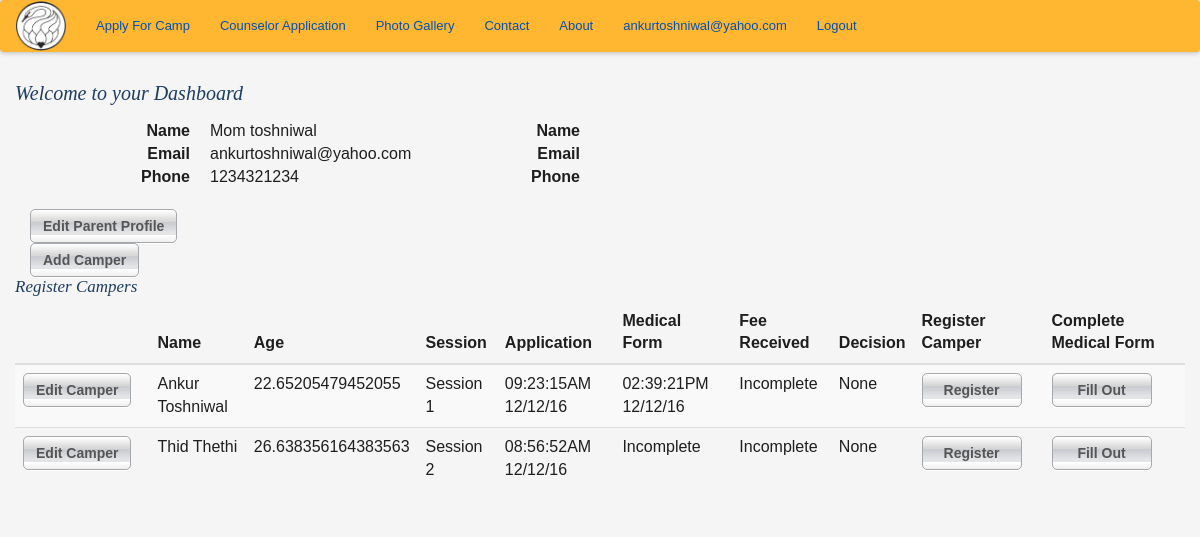
Page /dashboard (signed in) on the earlier database version.
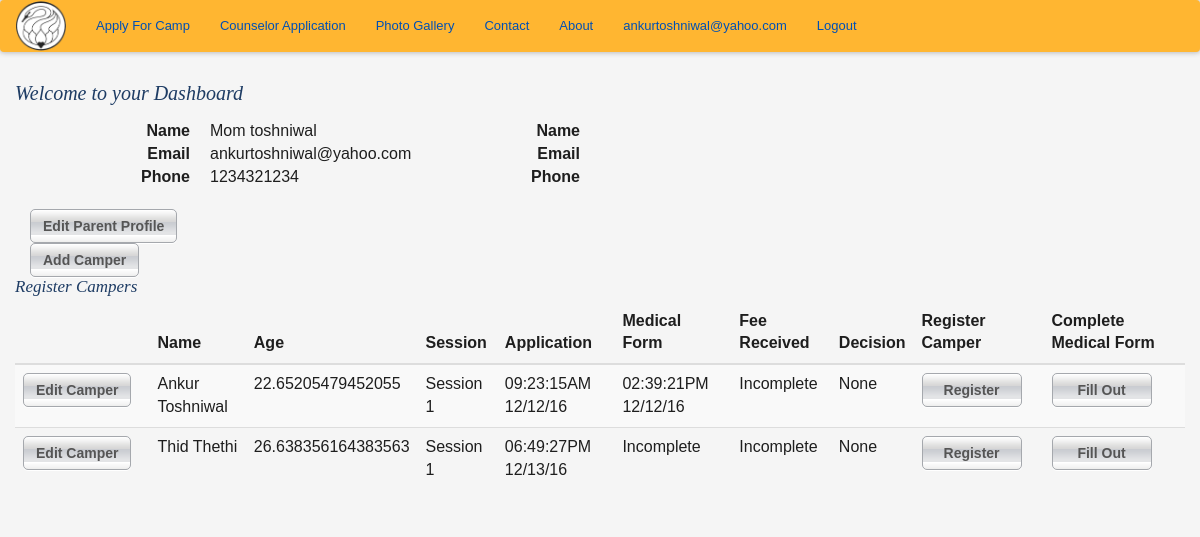
Same page on the later database version.
### app/models.py (models this page shows, shortened)
class User(UserMixin, db.Model):
    __tablename__ = 'user'
    id = db.Column(db.Integer, primary_key=True)
    email = db.Column(db.String(64), unique=True, index=True)
    password_hash = db.Column(db.String(128))
    parents = db.relationship('Parents', backref='user', uselist=False)
    @property
    def password(self):
        raise AttributeError('password is not a readable attribute')

class Parents(db.Model):
    __tablename__ = 'parents'
    id = db.Column(db.Integer, primary_key = True)
    g1fn = db.Column(db.String(64), index = True)
    g1ln = db.Column(db.String(64), index = True)
    g2fn = db.Column(db.String(64), index = True)
    g2ln = db.Column(db.String(64), index = True)
    g1street = db.Column(db.String(64))
    g1city = db.Column(db.String(64))
    g1state = db.Column(db.String(64))
    g1zipcode = db.Column(db.String(64))
    g1country = db.Column(db.String(64))
    g2street = db.Column(db.String(64))
    g2city = db.Column(db.String(64))
    g2state = db.Column(db.String(64))
    g2zipcode = db.Column(db.String(64))
    g2country = db.Column(db.String(64))
    g1phone = db.Column(db.String(64))
    g2phone = db.Column(db.String(64))
    g2email = db.Column(db.String(64))
    user_id = db.Column(db.Integer, db.ForeignKey('user.id'))
    campers = db.relationship('Camper', backref='parents', lazy='dynamic')

class Camper(db.Model):
    __tablename__ = 'camper'
    id = db.Column(db.Integer, primary_key = True)
    fn = db.Column(db.String(64), index=True)
    ln = db.Column(db.String(64), index=True)
    dob = db.Column(db.Date)
    gender = db.Column(db.String(5))
    street = db.Column(db.String(200))
    state = db.Column(db.String(2))
    country = db.Column(db.String(64))
    zipcode = db.Column(db.String(8))
    campercell = db.Column(db.String(64))
    camperemail = db.Column(db.String(64))
    parents_id = db.Column(db.Integer, db.ForeignKey('parents.id'))
    regs = db.relationship('Camper_Registration', backref='camper', lazy='dynamic')
    def find_active_registration(self):
        current_year = str(datetime.now().year)
        regs = Camper_Registration.query.filter_by(camper_id=self.id).join(Camp_Session, Camper_Registration.camp_session_id==Camp_Session.id).filter_by(year=current_year).first()
        return regs
    @property
    def age(self):
        return ((datetime.now().date() - self.dob).days) / 365

class Camper_Registration(db.Model):
    __tablename__ = 'camper_registration'
    id = db.Column(db.Integer, primary_key = True)
    submission_timestamp = db.Column(db.TIMESTAMP)
    payment_received = db.Column(db.TIMESTAMP)
    registration_complete = db.Column(db.Boolean)
    accepted = db.Column(db.Boolean)
    camper_id = db.Column(db.Integer, db.ForeignKey('camper.id'))
    camp_session_id = db.Column(db.Integer, db.ForeignKey('camp_session.id'))
    gradeinfall = db.Column(db.String(2))
    prevcamper = db.Column(db.Boolean)
    cabin_pal_name = db.Column(db.String(64))
    shirtsize = db.Column(db.String(4))
    emgname = db.Column(db.String(255))
    emgrelation = db.Column(db.String(64))
    emgemail = db.Column(db.String(64))
    emgphone = db.Column(db.String(32))
    accept = db.Column(db.Boolean)
    ppsrelease = db.Column(db.Boolean)
    med_form = db.relationship('Medical_Form', backref=backref("camper_registration", uselist=False))
    def get_session(self):
        session = Camp_Session.query.get(self.camp_session_id)
        return "Session {0}".format(session.session)
    @property
    def sub_time(self):
        return self.submission_timestamp.strftime("%I:%M:%S%p %m/%d/%y")

class Medical_Form(db.Model):
    __tablename__ = 'medical_form'
    id = db.Column(db.Integer, primary_key = True)
    allergies = db.Column(db.String(1024))
    dtap = db.Column(db.Date)
    mump = db.Column(db.Date)
    polio = db.Column(db.Date)
    ckpox = db.Column(db.Date)
    meningitis = db.Column(db.Date)
    hib = db.Column(db.Date)
    pcv = db.Column(db.Date)
    tb = db.Column(db.Date)
    tbtest =db.Column(db.Boolean)
    hosp = db.Column(db.Boolean)
    surg = db.Column(db.Boolean)
    chro = db.Column(db.Boolean)
    bedw = db.Column(db.Boolean)
    recinj = db.Column(db.Boolean)
    asth = db.Column(db.Boolean)
    envallg = db.Column(db.Boolean)
    diab = db.Column(db.Boolean)
    seiz = db.Column(db.Boolean)
    dizz = db.Column(db.Boolean)
    chestpain = db.Column(db.Boolean)
    add = db.Column(db.Boolean)
    emodisorder = db.Column(db.Boolean)
    seenprof = db.Column(db.Boolean)
    other = db.Column(db.Boolean)
    explain = db.Column(db.String(1024))
    swim = db.Column(db.Boolean)
    restrictions = db.Column(db.String(1024))
    insu = db.Column(db.Boolean)
    insucomp = db.Column(db.String(128))
    insupoli = db.Column(db.String(128))
    insusubs = db.Column(db.String(128))
    insuphon = db.Column(db.String(128))
    sign = db.Column(db.Boolean)
    parent = db.Column(db.String(128))
    submission_timestamp = db.Column(db.TIMESTAMP)
    camper_registration_id = db.Column(db.Integer, db.ForeignKey('camper_registration.id'))
    prescriptions = db.relationship('Medication', backref='medications', lazy='dynamic')
    def __repr__(self):
        return '<Medical Form {0}>'.format(self.id)
    @property
    def sub_time(self):
        return self.submission_timestamp.strftime("%I:%M:%S%p %m/%d/%y")

### app/controller.py (the view)
@app.route('/dashboard', methods=['GET'])
@login_required
def dashboard():
    parents = Parents.query.filter_by(user_id=current_user.id).first()
    if parents is None:
        return redirect(url_for('create_parent_profile'))
    campers = Camper.query.filter_by(parents_id=current_user.parents.id).all()
    regs = {c:c.find_active_registration() for c in campers}
    med = {}
    sess = {}
    for c in campers:
        if regs[c] is None:
            med[c] = None
            sess[c] = "None"
        else:
            sess[c] = regs[c].get_session()
            med[c] = Medical_Form.query.filter_by(camper_registration_id=regs[c].id).first()
            print med[c]
    return render_template('dashboard.html', campers=campers, regs=regs, sess=sess, med=med)

### app/models.py (called while the page is built)
@login_manager.user_loader
def load_user(user_id):
    return User.query.filter_by(email=user_id).first()

### app/templates/dashboard.html (shortened to what this page needs)
{% extends "base_templates/base.html" %}
{% import "bootstrap/wtf.html" as wtf %}
{% block content %}
    <div class= "container">
        <div class="row">
            <h1> Welcome to your Dashboard</h1>
            <div class= "col-md-4">
                <dl class="dl-horizontal">
                    <dt>Name</dt>
                    <dd>{{ current_user.parents.g1fn }} {{ current_user.parents.g1ln }}</dd>
                    <dt>Email</dt>
                    <dd>{{ current_user.email}}</dd>
                    <dt>Phone</dt>
                    <dd>{{ current_user.parents.g1phone }}</dd>
                </dl>
                <a class='btn' href="{{ url_for('edit_parent_profile', parents_id=current_user.parents.id) }}"> Edit Parent Profile</a>
            </div>
            <div class="col-md-4">
                <dl class="dl-horizontal">
                    <dt>Name</dt>
                    <dd>{{ current_user.parents.g2fn }} {{ current_user.parents.g2ln }}</dd>
                    <dt>Email</dt>
                    <dd>{{ current_user.parents.g2email}}</dd>
                    <dt>Phone</dt>
                    <dd>{{ current_user.parents.g2phone }}</dd>
                </dl>
            </div>
            <div class="clearfix"></div>
            <div class="col-md-6"><a class='center-block btn' href="{{url_for('add_camper')}}">Add Camper</a></div>
        </div>
        <div class="row">
            <h2>Register Campers</h2>
            {% if campers|length == 0 %}
                <p>Please Add a Camper to register them</p>
            {% else %}
                <div class="table-responsive">
                    <table class="table table-striped">
                        <thead>
                            <tr>
                                <th></th>
                                <th>Name</th>
                                <th>Age</th>
                                <th>Session</th>
                                <th>Application</th>
                                <th>Medical Form</th>
                                <th>Fee Received</th>
                                <th>Decision</th>
                                <th>Register Camper</th>
                                <th>Complete Medical Form</th>
                            </tr>
                        </thead>
                        {% for camper in campers %}
                        <tr>
                            <td><a class="btn" href="{{ url_for('edit_camper', camper_id=camper.id) }}">Edit Camper</a></td>
                            <td>{{camper.fn}} {{camper.ln}}</td>
                            <td>{{camper.age}}</td>
                            <td>{{sess[camper]}}</td>
                            {% if regs[camper] == None %}
                                <td>Incomplete</td>
                            {% else %}
                                <td>{{regs[camper].sub_time}}</td>
                            {% endif %}
                            {% if med[camper] == None %}
                                <td>Incomplete</td>
                            {% else %}
                                <td>{{med[camper].sub_time}}</td>
                            {% endif %}
                            <td>Incomplete</td>
                            <td>None</td>
                            <td><a class="btn" href="{{ url_for('register_camper', camper_id=camper.id) }}">Register</a></td>
                            <td><a class="btn" href="{{ url_for('medical_form', camper_id=camper.id) }}">Fill Out</a></td>
                        </tr>
                        {% endfor %}
                    </table>
                </div>
            {% endif %}
        </div>
    </div>
{% endblock %}

### app/templates/base_templates/base.html (shortened to what this page needs)
<html>
{% extends 'bootstrap/base.html' %}
{% block head %}
    {{super()}}
{% endblock %}
{% block styles %}
    {{super()}}
    <link href="/static/css/newstyles.css" rel="stylesheet" media="screen">
    <link href="/static/css/style.css" rel="stylesheet" media="screen">
{% endblock %}

### app/templates/base_templates/nav.html
<nav class="navbar navbar-dark">
  <a class="navbar-brand" href="{{ url_for('home') }}"><img style="width: 50px;" src="static/images/hhsclogo.png"></a>
  <ul class="nav navbar-nav">
    <li class="nav-item">
      <a class="nav-link" href="{{ url_for('auth.create_account') }}">Apply For Camp</a>
    </li>
    <li class="nav-item">
      <a class="nav-link" href="#">Counselor Application</a>
    </li>
    <li>
      <a>Photo Gallery</a>
    </li>
    <li>
      <a>Contact</a>
    </li>
    <li>
      <a>About</a>
    </li>
    {% if current_user.is_authenticated() %}
    <li class="nav-item pull-right">
      <a href="{{url_for('auth.logout')}}">Logout</a>
    </li>
    <li class= "nav-item pull-right">
      <a href="{{url_for('dashboard')}}">{{ current_user.email }}</a>
    </li>
    {% endif %}
  </ul>
</nav>

### app/static/css/newstyles.css (style rules this page uses)
.navbar { background-color: #ffb631; box-shadow: 0px 0px 5px 1px #bbb; }
.navbar-brand { padding: 0px 15px; }
dl { font-size: 16px; }

### app/static/css/style.css (style rules this page uses)
html { font-size: 100%; -webkit-text-size-adjust: 100%; -ms-text-size-adjust: 100%; }
html, body { border: 0; margin: 0; height: 100%; min-height: 100%; }
body { color: #1e1e1e; font: 13px/1.231 arial, helvetica, sans-serif; background: #f5f5f5; }
img { border: 0; vertical-align: middle; -ms-interpolation-mode: bicubic; }
a, a:visited { color: #0050b4; }
h1, h2 { margin: 10px 0 15px; padding: 0; font: italic 20px georgia, serif; color: #1e3c64; }
h2 { margin: 0 0 5px; font-size: 17px; }
ul { margin: 0; padding: 0; list-style: none; }
.btn { display: inline-block; border: 1px solid #a5a8ad; border-radius: 5px; margin: 0 10px 0 0; min-width: 100px; white-space: nowrap; text-align: center; font-weight: 700; color: #555; background: #e3e4e6 url(../img/btn.png) repeat-x; box-shadow: 0 1px 0 #fff; }

Differences in the rows shown:
computed for Camper "Thid": sess "Session 2" → "Session 1"
changed Camper_Registration (number 2 of 2 on the later page): submission_timestamp "08:56:52AM 12/12/16" → "06:49:27PM 12/13/16"
